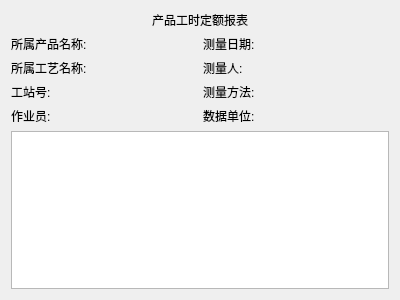
<?xml version="1.0" encoding="UTF-8"?>
<ui version="4.0">
 <class>ReportTableWidget</class>
 <widget class="QWidget" name="ReportTableWidget">
  <property name="geometry">
   <rect>
    <x>0</x>
    <y>0</y>
    <width>400</width>
    <height>300</height>
   </rect>
  </property>
  <property name="windowTitle">
   <string>ReportTableWidget</string>
  </property>
  <layout class="QVBoxLayout" name="verticalLayout">
   <item>
    <widget class="QLabel" name="label_title">
     <property name="text">
      <string>产品工时定额报表</string>
     </property>
     <property name="alignment">
      <set>Qt::AlignCenter</set>
     </property>
    </widget>
   </item>
   <item>
    <layout class="QGridLayout" name="gridLayout">
     <item row="0" column="2">
      <widget class="QLabel" name="label_9">
       <property name="text">
        <string>测量日期:</string>
       </property>
      </widget>
     </item>
     <item row="0" column="0">
      <widget class="QLabel" name="label">
       <property name="text">
        <string>所属产品名称:</string>
       </property>
      </widget>
     </item>
     <item row="0" column="1">
      <widget class="QLabel" name="label_product_name">
       <property name="text">
        <string/>
       </property>
      </widget>
     </item>
     <item row="1" column="2">
      <widget class="QLabel" name="label_10">
       <property name="text">
        <string>测量人:</string>
       </property>
      </widget>
     </item>
     <item row="1" column="1">
      <widget class="QLabel" name="label_process_name">
       <property name="text">
        <string/>
       </property>
      </widget>
     </item>
     <item row="0" column="3">
      <widget class="QLabel" name="label_measure_date">
       <property name="text">
        <string/>
       </property>
      </widget>
     </item>
     <item row="1" column="0">
      <widget class="QLabel" name="label_2">
       <property name="text">
        <string>所属工艺名称:</string>
       </property>
      </widget>
     </item>
     <item row="2" column="1">
      <widget class="QLabel" name="label_workStationNum">
       <property name="text">
        <string/>
       </property>
      </widget>
     </item>
     <item row="1" column="3">
      <widget class="QLabel" name="label_measure_man">
       <property name="text">
        <string/>
       </property>
      </widget>
     </item>
     <item row="2" column="2">
      <widget class="QLabel" name="label_11">
       <property name="text">
        <string>测量方法:</string>
       </property>
      </widget>
     </item>
     <item row="2" column="3">
      <widget class="QLabel" name="label_measure_func">
       <property name="text">
        <string/>
       </property>
      </widget>
     </item>
     <item row="3" column="0">
      <widget class="QLabel" name="label_4">
       <property name="text">
        <string>作业员:</string>
       </property>
      </widget>
     </item>
     <item row="3" column="1">
      <widget class="QLabel" name="label_task_man">
       <property name="text">
        <string/>
       </property>
      </widget>
     </item>
     <item row="3" column="2">
      <widget class="QLabel" name="label_12">
       <property name="text">
        <string>数据单位:</string>
       </property>
      </widget>
     </item>
     <item row="3" column="3">
      <widget class="QLabel" name="label_data_unit">
       <property name="text">
        <string/>
       </property>
      </widget>
     </item>
     <item row="2" column="0">
      <widget class="QLabel" name="label_3">
       <property name="text">
        <string>工站号:</string>
       </property>
      </widget>
     </item>
    </layout>
   </item>
   <item>
    <widget class="QTableWidget" name="tableWidget"/>
   </item>
  </layout>
 </widget>
 <layoutdefault spacing="6" margin="11"/>
 <resources/>
 <connections/>
</ui>
